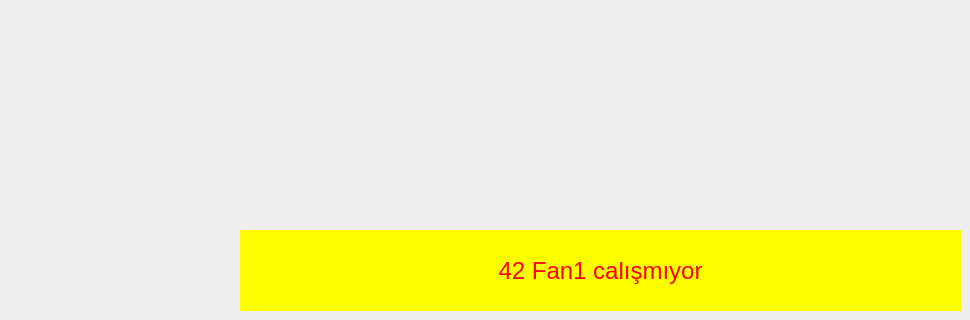
          <widget class="QWidget" name="detailsBottomHetar">
           <widget class="QLabel" name="laFault46">
            <property name="geometry">
             <rect>
              <x>240</x>
              <y>230</y>
              <width>721</width>
              <height>81</height>
             </rect>
            </property>
            <property name="font">
             <font>
              <family>Arial</family>
              <pointsize>18</pointsize>
              <weight>9</weight>
              <italic>false</italic>
              <bold>false</bold>
             </font>
            </property>
            <property name="styleSheet">
             <string notr="true">background-color: rgb(255, 255, 0);
color: rgb(255, 0, 0);
font: 75 18pt &quot;Arial&quot;;</string>
            </property>
            <property name="text">
             <string>46 Isınma Arızası</string>
            </property>
            <property name="alignment">
             <set>Qt::AlignCenter</set>
            </property>
           </widget>
           <widget class="QLabel" name="laFault44">
            <property name="geometry">
             <rect>
              <x>240</x>
              <y>230</y>
              <width>721</width>
              <height>81</height>
             </rect>
            </property>
            <property name="font">
             <font>
              <family>Arial</family>
              <pointsize>18</pointsize>
              <weight>9</weight>
              <italic>false</italic>
              <bold>false</bold>
             </font>
            </property>
            <property name="styleSheet">
             <string notr="true">background-color: rgb(255, 255, 0);
color: rgb(255, 0, 0);
font: 75 18pt &quot;Arial&quot;;</string>
            </property>
            <property name="text">
             <string>44 Fan3 calışmıyor</string>
            </property>
            <property name="alignment">
             <set>Qt::AlignCenter</set>
            </property>
           </widget>
           <widget class="QLabel" name="laFault43">
            <property name="geometry">
             <rect>
              <x>240</x>
              <y>230</y>
              <width>721</width>
              <height>81</height>
             </rect>
            </property>
            <property name="font">
             <font>
              <family>Arial</family>
              <pointsize>18</pointsize>
              <weight>9</weight>
              <italic>false</italic>
              <bold>false</bold>
             </font>
            </property>
            <property name="styleSheet">
             <string notr="true">background-color: rgb(255, 255, 0);
color: rgb(255, 0, 0);
font: 75 18pt &quot;Arial&quot;;</string>
            </property>
            <property name="text">
             <string>43 Fan2 calışmıyor</string>
            </property>
            <property name="alignment">
             <set>Qt::AlignCenter</set>
            </property>
           </widget>
           <widget class="QLabel" name="laFault42">
            <property name="geometry">
             <rect>
              <x>240</x>
              <y>230</y>
              <width>721</width>
              <height>81</height>
             </rect>
            </property>
            <property name="font">
             <font>
              <family>Arial</family>
              <pointsize>18</pointsize>
              <weight>9</weight>
              <italic>false</italic>
              <bold>false</bold>
             </font>
            </property>
            <property name="styleSheet">
             <string notr="true">background-color: rgb(255, 255, 0);
color: rgb(255, 0, 0);
font: 75 18pt &quot;Arial&quot;;</string>
            </property>
            <property name="text">
             <string>42 Fan1 calışmıyor</string>
            </property>
            <property name="alignment">
             <set>Qt::AlignCenter</set>
            </property>
           </widget>
          </widget>
